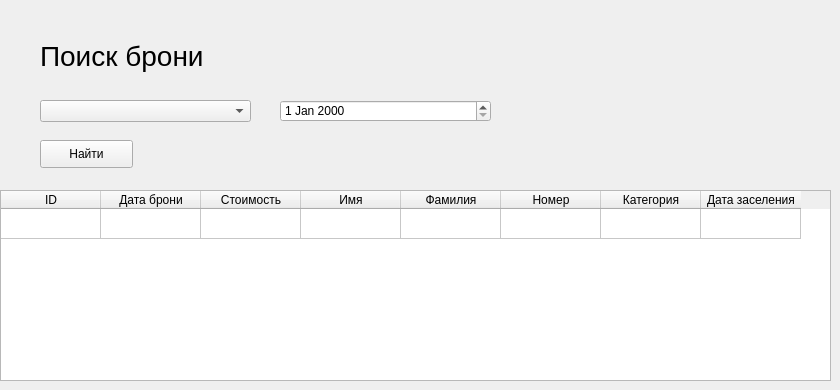
      <widget class="QWidget" name="tab_7">
       <attribute name="title">
        <string>Поиск брони</string>
       </attribute>
       <widget class="QDateEdit" name="booking_arrivalDateEdit">
        <property name="geometry">
         <rect>
          <x>280</x>
          <y>100</y>
          <width>211</width>
          <height>22</height>
         </rect>
        </property>
       </widget>
       <widget class="QComboBox" name="booking_room_search">
        <property name="geometry">
         <rect>
          <x>40</x>
          <y>100</y>
          <width>211</width>
          <height>22</height>
         </rect>
        </property>
       </widget>
       <widget class="QPushButton" name="searchBookingsButton">
        <property name="geometry">
         <rect>
          <x>40</x>
          <y>140</y>
          <width>93</width>
          <height>28</height>
         </rect>
        </property>
        <property name="text">
         <string>Найти</string>
        </property>
       </widget>
       <widget class="QTableWidget" name="searchBookinsResultTable">
        <property name="geometry">
         <rect>
          <x>0</x>
          <y>190</y>
          <width>831</width>
          <height>191</height>
         </rect>
        </property>
        <property name="sizeAdjustPolicy">
         <enum>QAbstractScrollArea::AdjustToContents</enum>
        </property>
        <property name="rowCount">
         <number>1</number>
        </property>
        <property name="columnCount">
         <number>8</number>
        </property>
        <attribute name="verticalHeaderVisible">
         <bool>false</bool>
        </attribute>
        <attribute name="verticalHeaderHighlightSections">
         <bool>true</bool>
        </attribute>
        <row/>
        <column>
         <property name="text">
          <string>ID</string>
         </property>
        </column>
        <column>
         <property name="text">
          <string>Дата брони</string>
         </property>
        </column>
        <column>
         <property name="text">
          <string>Стоимость</string>
         </property>
        </column>
        <column>
         <property name="text">
          <string>Имя</string>
         </property>
        </column>
        <column>
         <property name="text">
          <string>Фамилия</string>
         </property>
        </column>
        <column>
         <property name="text">
          <string>Номер</string>
         </property>
        </column>
        <column>
         <property name="text">
          <string>Категория</string>
         </property>
        </column>
        <column>
         <property name="text">
          <string>Дата заселения</string>
         </property>
        </column>
       </widget>
       <widget class="QLabel" name="label_13">
        <property name="geometry">
         <rect>
          <x>40</x>
          <y>30</y>
          <width>241</width>
          <height>51</height>
         </rect>
        </property>
        <property name="styleSheet">
         <string notr="true">font-size: 28px</string>
        </property>
        <property name="text">
         <string>Поиск брони</string>
        </property>
       </widget>
      </widget>
